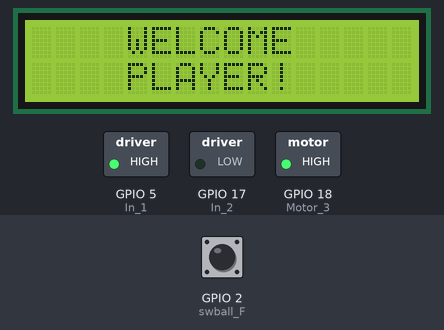
A program run on a simulated ESP32. Parts: 16×2 character LCD, switched loads named in the program (green lamp = pin HIGH). The test bench sets the inputs (shaded band); at power-on: GPIO 2 (swball_F) LOW. Nothing arrives over Bluetooth unless stated; what the program prints to the serial monitor is not drawn.

Above: at 3.2 s.
3.3 s: GPIO 2 (swball_F) pulled HIGH for 0.25 s
At 5.1 s:
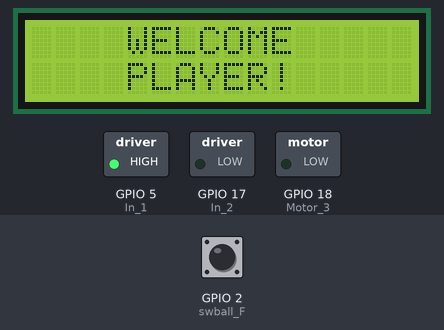
8.3 s: GPIO 2 (swball_F) pulled HIGH for 1 s
At 9.0 s:
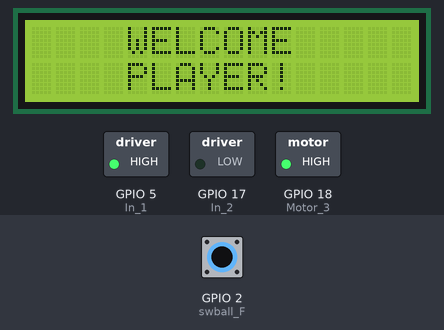
10.8 s: GPIO 2 (swball_F) pulled HIGH for 3.2 s
At 12.1 s:
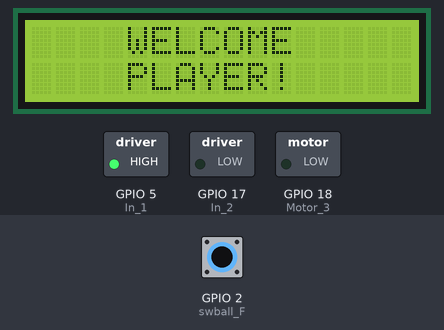
Timing chart, 0 to 13.8 s (numbered marks = the images above; inputs shaded):
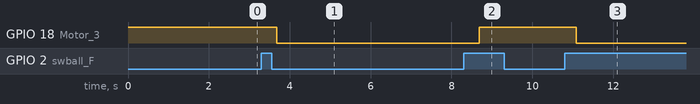

The program:

main.cpp
```cpp
/*pannel button pattern and connected GPIO pins

swSwing_Inc(IO4)    Ball Feedeer(IO2)   R_Swing(IO14)  Speed_Inc(IO33)

                  RST(IO13)           FWD(IO27)

swSwing_Dec(IO15)   Mode(IO12)          L_Swing(IO26)  swSpeed_Dec(IO25)

 */
#include <Arduino.h>
#include <EEPROM.h>
#include <LiquidCrystal_I2C.h>
#include <BluetoothSerial.h>
// #include <SoftwareSerial.h>

LiquidCrystal_I2C lcd(0x3F, 16, 2); // set the LCD address to 0x3F for a 16 chars and 2 line display

// bowl feeder connected pin to esp32
const uint8_t Motor_3 = 18;
// const uint8_t Motor_1;
// const uint8_t Motor_2;
const uint8_t In_1 = 5;
const uint8_t In_2 = 17;

//***************GPIO Layout*************//
const uint8_t swSpeed_Inc = 33;
const uint8_t swSpeed_Dec = 25;
const uint8_t swR_swing = 14;
const uint8_t swL_swing = 26;
const uint8_t swFwd = 27;
const uint8_t swMode = 12;
const uint8_t swRST = 13;
const uint8_t swball_F = 2;
const uint8_t swSwing_Inc = 4;
const uint8_t swSwing_Dec = 15;

// RPM and direction of bowl Feeder
uint8_t ball_F = 255;
bool dir_1;
bool dir_2;

// present dutycycle of all three motors
uint8_t duty_M1;
uint8_t duty_M2;
uint8_t duty_M3;

// These are the states of bowl Feedeer push button
bool ball_FState = HIGH;
bool lastBall_FState = HIGH;
char ball_FMode = 'A';
bool ball_FCMode = false;
unsigned long last_Ftime = 0;
int F_time;

//****** BLUETOOTH CODE **********

String device_name = "ESP32 Pakhandi"; // ESP32_MOTOR_CONTROLLER

#if !defined(CONFIG_BT_ENABLED) || !defined(CONFIG_BLUEDROID_ENABLED)
#error Bluetooth is not enabled! Please run make menuconfig to and enable it
#endif

BluetoothSerial SerialBT;

char btdata = '0'; // VARIABLE FOR BLUETOOTH DATA INPUT VALUE

// add debounce to preSet button
unsigned long lastDebounceTime = 0;
unsigned long debounceDelay = 50;

const uint8_t buzzer = 16;

//.............................function for buzzer..................//
void buzz(int time)
{
  digitalWrite(buzzer, HIGH);
  delay(time);
  digitalWrite(buzzer, LOW);
}

//.................Function for Display for ball Feeder..............//
void update_FDisp()
{
  Serial.println(ball_FMode);
}

//.................Function for ball Feeder.........................//
void ball_FSetting(bool setup_F)
{
  while (setup_F)
  {
    if (digitalRead(swSwing_Inc) == HIGH && ball_FMode != 'C')
    {
      buzz(200);
      ball_FMode += 1;
      update_FDisp();
    }
    if (digitalRead(swSwing_Dec) == HIGH && ball_FMode != 'A')
    {
      buzz(200);
      ball_FMode -= 1;
      update_FDisp();
    }

    if (digitalRead(swSpeed_Inc) == HIGH)
    {
      ball_F += 15;
    }
    if (digitalRead(swSpeed_Dec) == HIGH)
    {
      ball_F -= 15;
    }
    if (digitalRead(swball_F) == HIGH)
    {
      buzz(200);
      break;
    }
  }

  if (ball_FMode == 'A')
  {
    ball_FCMode = false;
    dir_1 = 1;
    dir_2 = 0;
    digitalWrite(In_1, dir_1);
    digitalWrite(In_2, dir_2);
  }
  else if (ball_FMode == 'B')
  {
    ball_FCMode = false;
    dir_1 = 0;
    dir_2 = 1;
    digitalWrite(In_1, dir_1);
    digitalWrite(In_2, dir_2);
  }
  else if (ball_FMode == 'C')
  {
    ball_FCMode = true;
  }
}

void setup()
{
  pinMode(Motor_3, OUTPUT);
  pinMode(In_1, OUTPUT);
  pinMode(In_2, OUTPUT);
  pinMode(swSpeed_Dec, INPUT);
  pinMode(swSpeed_Inc, INPUT);
  pinMode(swSwing_Dec, INPUT);
  pinMode(swSwing_Inc, INPUT);
  pinMode(swball_F, INPUT);

  Serial.begin(115200);
  SerialBT.begin(device_name);
  analogWrite(Motor_3, ball_F);
  duty_M3 = ball_F;
  ball_FSetting(false);
  // inilialize LCD
  lcd.init();
  lcd.clear();
  lcd.backlight();

  // starting Display
  lcd.setCursor(4, 0);
  lcd.print("WELCOME");
  lcd.setCursor(4, 1);
  lcd.print("PLAYER!");
  delay(2000);
}

void loop()
{
  delay(200);
  btdata = '\0';
  if (SerialBT.available())
  {
    btdata = SerialBT.read();
    Serial.print(" Bluetooth input :- ");
    Serial.println(btdata);
  }
  ball_FState = digitalRead(swball_F);

  if (ball_FState != lastBall_FState || btdata == 'p')
  {
    lastBall_FState = ball_FState;

    if (ball_FState == HIGH || btdata == 'p')
    {
      buzz(200);
      if (duty_M3 != 0)
      {
        analogWrite(Motor_3, 0);
        duty_M3 = 0;
        Serial.println("H1");
      }
      else
      {
      analogWrite(Motor_3, ball_F);
      duty_M3 = ball_F;
    }
    lastDebounceTime = millis();
  }
}
if ((ball_FState == HIGH && millis() - lastDebounceTime >= 3000) || btdata == 'q')
{
  Serial.println("H2");
  buzz(1000);
  while (digitalRead(swball_F) == HIGH)
  {
    delay(10);
  }
  ball_FSetting(true);
}

if (ball_FCMode && millis() - last_Ftime >= F_time)
{
  Serial.println("H1");
  bool F_flag = NULL;
  if (F_flag == true)
  {
    Serial.println("H3");
    digitalWrite(In_1, HIGH);
    digitalWrite(In_2, LOW);
    F_flag = false;
  }
  else
    digitalWrite(In_1, LOW);
  Serial.println("H4");
  digitalWrite(In_2, HIGH);
  F_flag = true;
}
}
```

Measured:
- after the input at 3.3 s, GPIO 18 (Motor_3): HIGH → LOW after 0.38 s
- after the input at 8.3 s, GPIO 18 (Motor_3): LOW → HIGH after 0.39 s
- after the input at 10.8 s, GPIO 18 (Motor_3): HIGH → LOW after 0.29 s
